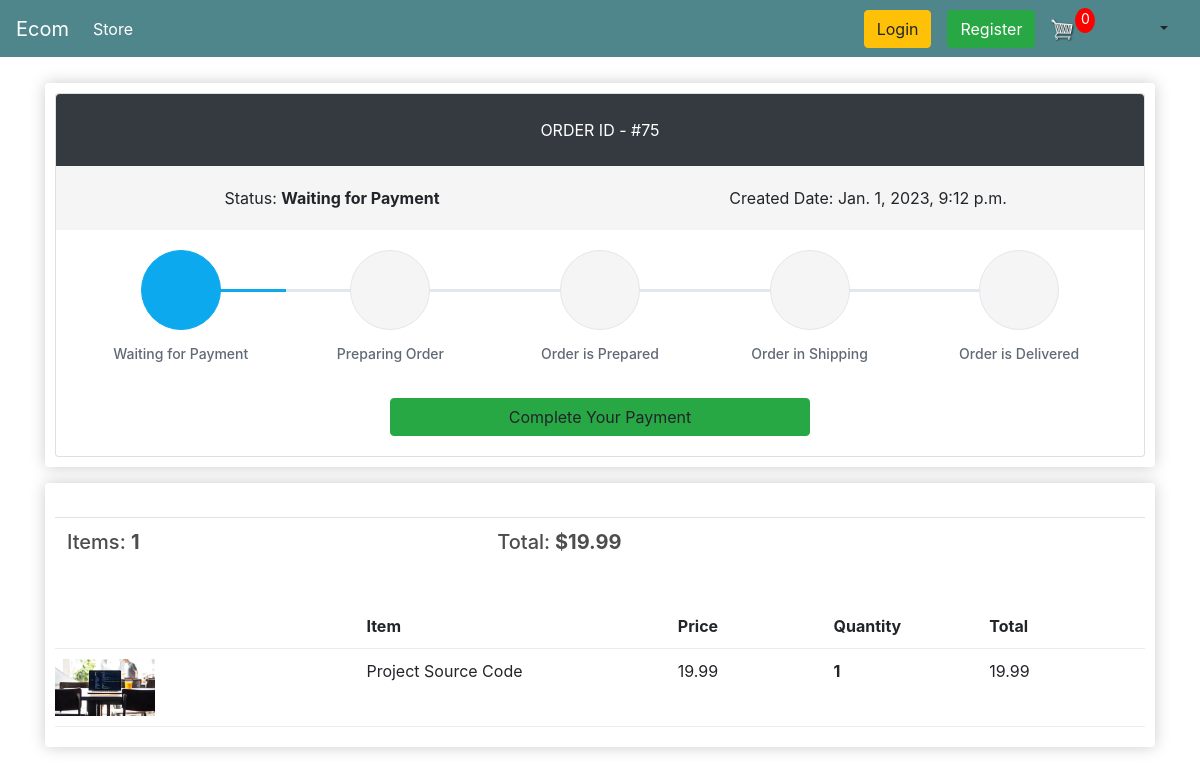
/order-details/75, run on an earlier commit of the app's database.
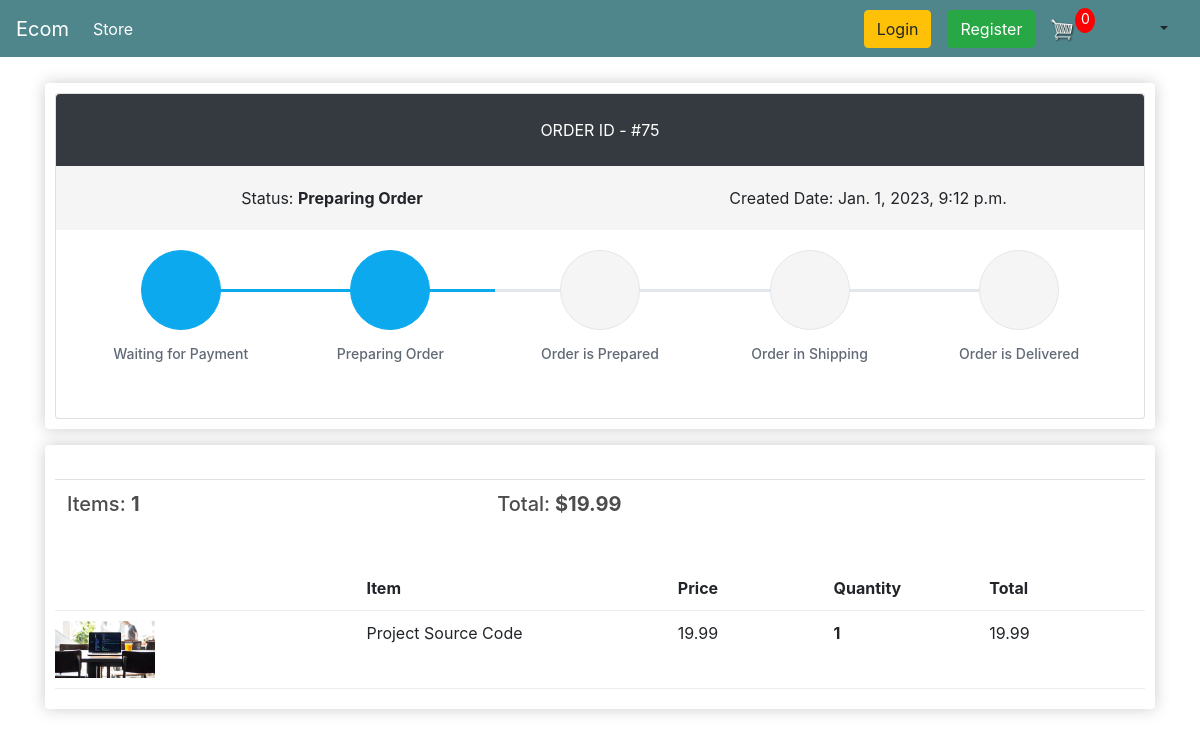
And on a later commit of the database.
### store/models.py (models this page shows, shortened)
class Order(models.Model):
    STATUS_CHOICES = (
        (0, 'Waiting for Payment'),
        (1, 'Preparing Order'),
        (2, 'Order is Prepared'),
        (3, 'Order in Shipping'),
        (4, 'Order is Delivered'),
        (5, 'Cancelled')
    )
    PAYMENT_OPTION_CHOICES = (
        ('Cash On Delivery', 'Cash On Delivery'),
        ('Bkash', 'Bkash'),
    )
    customer = models.ForeignKey(Customer, on_delete=models.SET_NULL, null=True, blank=True)
    order_status = models.IntegerField('Order Status', choices=STATUS_CHOICES, default=0)
    payment_option = models.CharField('Payment Options', choices=PAYMENT_OPTION_CHOICES, max_length=20, default='Cash On Delivery')
    created = models.DateTimeField('Created in', auto_now_add=True)
    modified = models.DateTimeField('Modified in', auto_now=True)
    transaction_id = models.CharField(max_length=100, null=True)
    class Meta:
        verbose_name = 'Order'
        ordering = ('-created',)
    @property
    def get_order_total(self):
        order_items = self.orderitem_set.all()
        total = sum([item.get_total for item in order_items])
        return total
    @property
    def get_number_of_items(self):
        order_items = self.orderitem_set.all()
        total = sum([item.quantity for item in order_items])
        return total

class OrderItem(models.Model):
    product = models.ForeignKey(Product, on_delete=models.SET_NULL, null=True, blank=True)
    order = models.ForeignKey(Order, on_delete=models.SET_NULL, null=True, blank=True)
    quantity = models.IntegerField(default=0, null=True, blank=True)
    date_added = models.DateTimeField(auto_now_add=True)
    def __str__(self) -> str:
        return f'OrderItem ID: {self.id}  ->   Name: {self.product.name}'
    @property
    def get_total(self):
        return self.quantity * self.product.price

class Product(models.Model):
    name = models.CharField(max_length=200, null=True)
    price = models.FloatField()
    discount_price = models.FloatField(default=0.0)
    digital = models.BooleanField(default=False, null=True, blank=True)
    image = models.ImageField(null=True, blank=True)
    @property
    def imageURL(self):
        try:
            url = self.image.url
        except:
            url = ''
        return url

### customers/views.py (the view)
# urls.py: path('order-details/<int:pk>', customer_views.OrderDetailView.as_view(), name = 'order-details'),
class OrderDetailView(DetailView):
    login_required = True
    template_name: str = "customers/order-details.html"
    context_object_name: str = "order"
    model = Order
    def get_context_data(self,*args, **kwargs):
        context = super(OrderDetailView, self).get_context_data(*args,**kwargs)
        context['items'] = self.items
        context['noOfCartItems'] = self.noOfCartItems
        context['trackInfoList'] = self.trackInfoList
        return context
    def get(self, request, *args, **kwargs):
        self.cookieData = cartData(request=request)
        self.noOfCartItems = self.cookieData['noOfCartItems']
        self.order_id = self.kwargs.get('pk')
        self.items = OrderItem.objects.filter(order__id=self.order_id)
        order = Order.objects.filter(id=self.order_id).first()
        if order.order_status == 5:
            return redirect('/order-list/')
        else:
            self.trackInfoList = getTrackInfoList(order.order_status)
            print(f'order_id = {self.order_id}  items = {self.items},  noOfCartItems = {self.noOfCartItems}')
            return super(OrderDetailView, self).get(request, *args, **kwargs)

### store/utils.py (called while the page is built, shortened)
def cookieCart(request):
    try:
        temp_cart = json.loads(request.COOKIES['cart'])
    except:
        temp_cart = {}
    print('temp_cart: ', temp_cart)
    items = []
    cart = {
        'get_cart_total': 0,
        'get_checked_item_count': 0,
        'shipping': False
    }
    noOfCartItems = 0
    return {
        'noOfCartItems': noOfCartItems,
        'cart': cart,
        'items': items
    }

def cartData(request):
    if request.user.is_authenticated:
        customer = request.user.customer
        cart, created = Cart.objects.get_or_create(customer=customer)
        items = cart.cartitem_set.all()
        noOfCartItems = cart.get_all_cart_item_count
    else:
        cookieData = cookieCart(request=request)
        noOfCartItems = cookieData['noOfCartItems']
        cart = cookieData['cart']
        items = cookieData['items']
    return {
        'noOfCartItems': noOfCartItems,
        'cart': cart,
        'items': items
    }

### templates/customers/order-details.html (shortened to what this page needs)
{% extends 'store/main.html' %}
{% load static %}
{% block content %}
    <div class="row">
        <div class="col-lg-12">
            <div class="box-element padding-bottom-3x mb-3 mt-3">
                <div class="card">
                  <div class="p-4 text-center text-white text-lg rounded-top" style="background-color:#343a40 !important"><span class="text-uppercase">Order ID - </span><span class="text-medium">#{{ order.id }}</span></div>
                  <div class="d-flex flex-wrap flex-sm-nowrap justify-content-between py-3 px-2 bg-order-overview" style="background-color:#f5f5f5">
                    <div class="w-100 text-center py-1 px-2"><span class="text-medium">Status:</span> <strong>{{ order.get_order_status_display }}</strong></div>
                    <div class="w-100 text-center py-1 px-2"><span class="text-medium">Created Date:</span> {{ order.created }}</div>
                  </div>
                  <div class="card-body">
                    <div class="steps d-flex flex-wrap flex-sm-nowrap justify-content-between padding-top-2x padding-bottom-1x">
                        {% for trackInfo in trackInfoList %}
                            {% if trackInfo.is_completed %}
                            <div class="step completed">
                            {% else %}
                            <div class="step">
                            {% endif %}
                                <div class="step-icon-wrap">
                                <div class="step-icon"><i class="{{ trackInfo.icon }}"></i></div>
                                </div>
                                <h4 class="step-title">{{ trackInfo.title }}</h4>
                            </div>
                        {% endfor%}
                    </div>
                    {% if order.order_status == 0 %}
                        <a id="complete-payment" style="display: block; margin-left: auto; margin-right: auto; width: 40%" class="btn btn-success">Complete Your Payment</a>
                    {% endif %}
                  </div>
                </div>
            </div>
            <div class="box-element mb-5">
                <br>
                <table class="table">
                    <tr>
                        <th><h5>Items: <strong>{{ order.get_number_of_items }} </strong></h5></th>
                        <th><h5>Total:<strong> ${{order.get_order_total|floatformat:2}} </strong></h5></th>
                    </tr>
                </table>
                <br/>
                <div class="cart-row">
                    <div style="flex:2"></div>
                    <div style="flex:2"><strong>Item</strong></div>
                    <div style="flex:1"><strong>Price</strong></div>
                    <div style="flex:1"><strong>Quantity</strong></div>
                    <div style="flex:1"><strong>Total</strong></div>
                </div>
                {% for item in items %}
                    <div class="cart-row">
                        <div style="flex:2"><img class="row-image" src="{{item.product.imageURL}}"></div>
                        <div style="flex:2"><p>{{item.product.name}}</p></div>
                        <div style="flex:1"><p>{{item.product.price|floatformat:2}} </p></div>
                        <div style="flex:1">
                            <p class="quantity">{{item.quantity}}</p>
                        </div>
                        <div style="flex:1"><p>{{item.get_total|floatformat:2}} </p></div>
                    </div>
                {% endfor %}
            </div>
        </div>
    </div>
    <link rel="stylesheet" type="text/css" href="{% static 'css/order-details.css' %}">
    <link rel="stylesheet" href="https://cdn.jsdelivr.net/npm/pixeden-stroke-7-icon@1.2.3/pe-icon-7-stroke/dist/pe-icon-7-stroke.min.css">
    <link href="https://cdn.jsdelivr.net/npm/bootstrap@4.4.1/dist/css/bootstrap.min.css" rel="stylesheet">
{% endblock content %}

What changed in the data, as far as the page shows it:
changed Order id 75: order_status "Waiting for Payment" → "Preparing Order"
Also different on the page:
text no longer shown: "Complete Your Payment"
